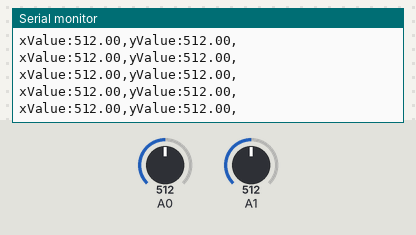
Recording of a sketch running on a simulated Arduino Uno, built with avr-gcc and run on an emulated ATmega328P. On the bench: the last lines printed to the serial monitor. Inputs (shaded band) come from the test bench; at power-on: A0 = 512, A1 = 512.

Above: at 1.2 s.
1.3 s: A0 set to 716
At 1.76 s:
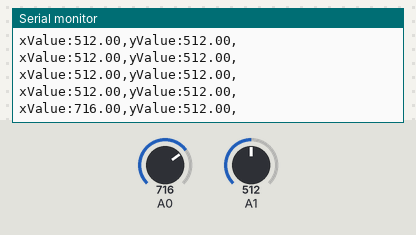
2.8 s: A1 set to 716
At 2.97 s:
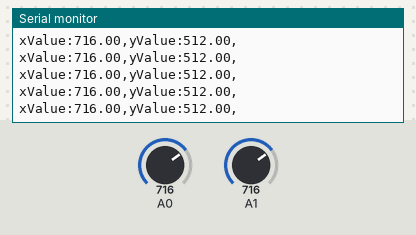
4.3 s: A0 set to 900
At 4.38 s:
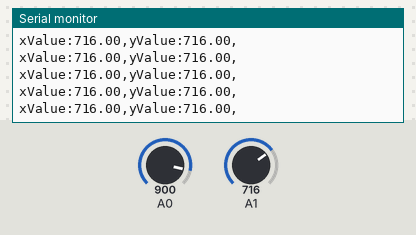
5.8 s: A1 set to 900
At 5.99 s:
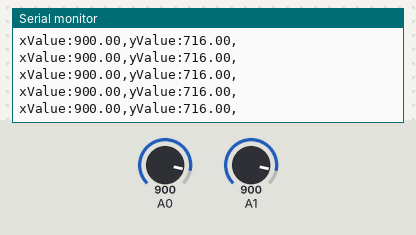
Timing chart, 0 to 8.3 s (numbered marks = the images above; inputs shaded):
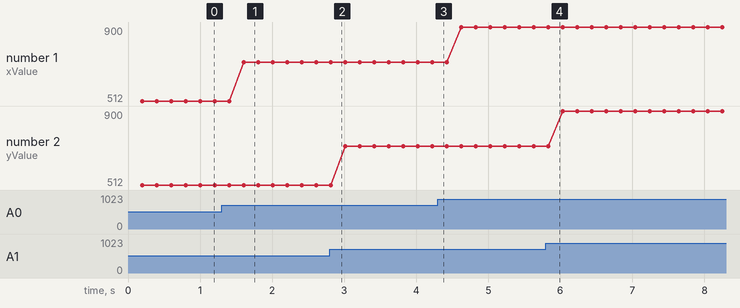

Measured:
- after the input at 1.3 s, the serial monitor: prints a new line after 0.31 s (image 1)
- plotted number 1: 512 → 716 after the input at 1.3 s, 716 → 900 after the input at 4.3 s

The sketch:

Comms_Arduino2Processing_moreSensor.ino
```cpp
// 1026mapa
// ashley james brown
// more than 1 sensor

void setup() {
  // put your setup code here, to run once:
  Serial.begin(9600);
  pinMode(A0,INPUT);
  pinMode(A1,INPUT);
}

void loop() {
  // put your main code here, to run repeatedly:
  float s1 = analogRead(A0);

  delay(100);
  float s2 = analogRead(A1);
  delay (100);

  Serial.print("xValue:");
  Serial.print(s1);
  Serial.print(",");

  Serial.print("yValue:");
  Serial.print(s2);
  Serial.println(",");
}
```
